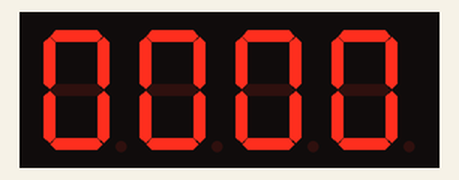
Simulated run of this sketch. Board: Arduino Uno, built with avr-gcc and run on an emulated ATmega328P. Shown: 4-digit seven-segment display. The local clock reads 2024-03-15 10:24:30 at power-on unless the sketch sets it.

Above: at 0.1 s.
At 31.4 s:
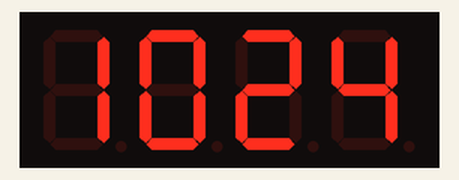
At 63.8 s:
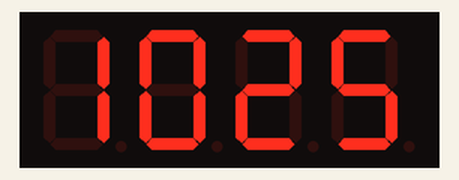
At 128.5 s:
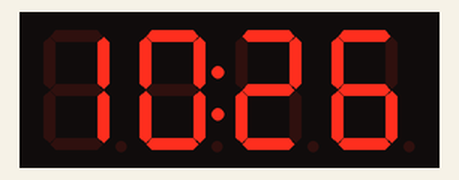

The sketch:

TM1637_clock_with_RTC_and_stopwatch.ino
```cpp
#include "TM1637.h" // source: https://github.com/Seeed-Studio/Grove_4Digital_Display
#include <StopWatch.h>  // source: https://playground.arduino.cc/Code/StopWatchClass/
#include <Wire.h>
#include "RTClib.h" // source: https://github.com/adafruit/RTClib

RTC_DS1307 rtc;
StopWatch stopWatchClock;
byte runHours = 0;
byte runMinutes = 0;
byte runSeconds = 0;
byte runHoursShift = 0;
byte runMinutesShift = 0;
byte currentHours = 0;
byte currentMinutes = 0;

#define CLK 2 //pins definitions for TM1637 and can be changed to other ports
#define DIO 3
TM1637 tm1637(CLK, DIO);

void setup() {
  rtc.begin();
  //rtc.adjust(DateTime(2022,03,18,12,43,0)); // YEAR, MONTH, DAY, HOURS, MINUTES, SECONDS - manually set current time to adjust RTC and then comment this line to prevent RTC time shift on each device restart
  DateTime now = rtc.now();
  runHoursShift = now.hour(), DEC;
  runMinutesShift = now.minute(), DEC;

  // start stop watch
  stopWatchClock.start();

  // do initial time variables update
  UpdateDeviceTime();

  // set display
  tm1637.init();
  tm1637.set(5); // set brightness 0-7
}
void loop() {
  DrawClockTime();
  UpdateDeviceTime();

  // delay 1 second to prevent displaying weird characters
  delay(1000);
}


unsigned long startMillisClock;
static void UpdateDeviceTime() {
  unsigned long runMillis = stopWatchClock.elapsed();

  // Update time variables only once per second
  if(runMillis - startMillisClock >= 1000) {
    unsigned long allSeconds = runMillis/1000;
    runHours = allSeconds/3600;
    int secsRemaining = allSeconds%3600;
    runMinutes = secsRemaining/60;
    runSeconds = secsRemaining%60;

    // Handle time shift set by user or rtc
    currentHours = runHours + runHoursShift;
    currentMinutes = runMinutes + runMinutesShift;

    // Handle shifted time overflow
    if(currentMinutes >= 60) {
      currentMinutes = currentMinutes - 60;
      currentHours++;
    }
    currentHours = currentHours % 24;

    startMillisClock = runMillis;
  }
}

static void DrawClockTime() {
  int8_t TimeDisp[] = {0x00, 0x00, 0x00, 0x00};
  TimeDisp[0] = currentHours / 10;
  TimeDisp[1] = currentHours % 10;
  TimeDisp[2] = currentMinutes / 10;
  TimeDisp[3] = currentMinutes % 10;

  if (runSeconds % 2) {
      tm1637.point(POINT_ON);
  } else {
      tm1637.point(POINT_OFF);
  }

  tm1637.display(TimeDisp);
}
```
